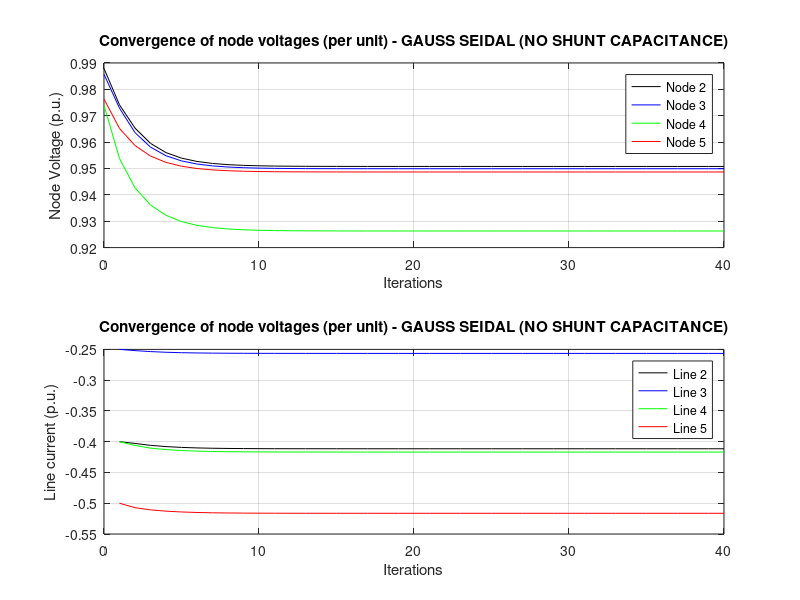

The MATLAB script that drew this image:
%  BEng Electrical and Electronic Engineering 
 
%  Module 6EJ528
 
%  Assignment – ACADEMIC YEAR …
 
%  MODELLING LOAD FLOW STUDIES USING MATLAB 

%  USING THE GAUSS SEIDAL METHOD - NO SHUNT
 
%  100448597
 
%  NETWORK (see Fig 1)
 
%  Input (1) 
%  Insert the Network Admittance Matrix 
%  (see page 2 of supplied paperwork ignoring shunt capacitive admittance)
 
format short
Y(1,1) = 10.958905 - 26.027398i;
Y(1,2) = -3.424658 + 7.534247i;
Y(1,3) = -3.424658 + 7.534247i;
Y(1,4) =  0.00;
Y(1,5) = -4.109589 + 10.958904i;
 
Y(2,1) = -3.424658 + 7.534247i;
Y(2,2) = 11.672080 - 26.090949i;
Y(2,3) = -4.123711 + 9.278351i;
Y(2,4) =  0.00;
Y(2,5) = -4.123711 + 9.278351i;
 
Y(3,1) = -3.424658 + 7.534247i;
Y(3,2) = -4.123711 + 9.278351i;
Y(3,3) = 10.475198 - 23.154061i;
Y(3,4) = -2.926829 + 6.341463i;
Y(3,5) =  0.00;
 
Y(4,1) = 0.00;
Y(4,2) = 0.00;
Y(4,3) = -2.926829 + 6.341463i;
Y(4,4) = 7.050541 - 15.619814i;
Y(4,5) = -4.123711 + 9.278351i;
 
Y(5,1) = -4.109589 + 10.958904i;
Y(5,2) = -4.123711 + 9.278351i;
Y(5,3) =  0.00;
Y(5,4) = -4.123711 + 9.278351i;
Y(5,5) = 12.357012 - 29.515606i;
 
 
%  Input (2)
%  Input the given node loadings .....see diagram on page 00 .... 
%  .... of the supplied paperwork
%  A positive (+ sign) is for generated power,
%  The negative (- sign) indicates load taken from the network.
%  Per unit loading is used with a base loading taken at 100MVA
 
P2 = - 0.4;           % p.u. active power loading
P3 = - 0.25;          % p.u. active power loading
P4 = - 0.4;           % p.u. active power loading
P5 = - 0.5;           % p.u. active power loading
 
Q2 = - 0.2i;          % p.u. reactive power loading
Q3 = - 0.15i;         % p.u. reactive power loading
Q4 = - 0.2i;          % p.u. reactive power loading
Q5 = - 0.2i;          % p.u. reactive power loading
 
%  The voltage at the generation busbar, node (1) is 1.0 p.u.  
%  This voltage is fixed and therefore determines the reference ....
%  ... or SLACK BUSBAR must be Node(1)
 
 
%  JACOBI SOLUTION
%  The number of iteration will need to be set
%  Set the value of 'l' the chosen number of iterations
%  Typically l=40 should be sufficient for this problem.
 
l = 40;                  % sets the number of iterations
m = l + 1;              % allocates the space used to store each iteration 
vector = [1:m];         % assigns a row with the appropriate spaces 
 
row = ones(size(vector));
 
Vnode1 = row;           % each node voltage has the required storage spaces
Vnode2 = row;
Vnode3 = row;
Vnode4 = row;
Vnode5 = row;
 
for n = 1:m
 
Vnode1(n) = 1.0 + 0.00i;    % inserts the assumed initial node voltages
Vnode2(n) = 1.0 + 0.00i;
Vnode3(n) = 1.0 + 0.00i;
Vnode4(n) = 1.0 + 0.00i;
Vnode5(n) = 1.0 + 0.00i;
 
end
 
 
S2star =   P2 - Q2;    % congugates of the specified node loadings 
S3star =   P3 - Q3;
S4star =   P4 - Q4;
S5star =   P5 - Q5;
 
% Now Proceed with the JACOBI SOLUTION
% Following the same method as in the worked example 
% Page 5 of the assignment notes
 
for n = 1:l
  
    
    V2star(n) =  conj(Vnode2(n));       % conjugate of V2
    V3star(n) =  conj(Vnode3(n));       % conjugate of V3
    V4star(n) =  conj(Vnode4(n));       % conjugate of V4
    V5star(n) =  conj(Vnode5(n));       % conjugate of V5
 
    %  Solving each of the values and replacing the value as soon as it is
    %  calculated
            
            I2(n) = S2star/V2star(n);
            Sum2(n) = (Y(2,1) * Vnode1(n)) + (Y(2,3) * Vnode3(n)) + (Y(2,5) * Vnode5(n));
            V2(n) =  ( I2(n) - Sum2(n) ) / Y(2,2)
            Vnode2(n) = V2(n);
            
            I3(n) = S3star/V3star(n);
            Sum3(n) = (Y(3,1) * Vnode1(n)) + (Y(3,2) * Vnode2(n)) + (Y(3,4) * Vnode4(n));
            V3(n) =  ( I3(n) - Sum3(n) ) / Y(3,3);
            Vnode3(n) = V3(n);
            
            I4(n) = S4star/V4star(n);
            Sum4(n) = (Y(4,3) * Vnode3(n)) + (Y(4,5) * Vnode5(n));
             V4(n) =  ( I4(n) - Sum4(n) ) / Y(4,4);
            Vnode4(n) = V4(n);
            
            I5(n) = S5star/V5star(n);
            Sum5(n) = (Y(5,1) * Vnode1(n)) + (Y(5,2) * Vnode2(n)) + (Y(5,4) * Vnode4(n));
            V5(n) =  ( I5(n) - Sum5(n) ) / Y(5,5);
            Vnode5(n) = V5(n);
                  
 u = 1 + n;
    
    Vnode2(u) = V2(n);
    Vnode3(u) = V3(n);
    Vnode4(u) = V4(n);
    Vnode5(u) = V5(n);

end

disp ('GAUSS SIEDAL - NO SHUNT')
disp ('   Vnode2                Vnode3             Vnode4                 Vnode5 ')
disp(':')
 
d = 0;
for c = 1:l
    fprintf(' %1.4f  %1.4fi\t, %1.4f  %1.4fi\t, %1.4f  %1.4fi\t, %1.4f  %1.4fi\n',...
        real(Vnode2(1+d)), imag(Vnode2(1+d)), real(Vnode3(1+d)),...
        imag(Vnode3(1+d)), real(Vnode4(1+d)), imag(Vnode4(1+d)), real(Vnode5(1+d)), imag(Vnode5(1+d)));
d=d+1;
end

figure(1);
clf;
subplot(2,1,1)
XAxis=0:1:l;
plot(XAxis,Vnode2,'black',XAxis,Vnode3,'blue',XAxis,Vnode4,'green',XAxis,Vnode5,'red');
grid on;
xlabel('Iterations');
ylabel('Node Voltage (p.u.)');
legend('Node 2','Node 3','Node 4','Node 5');
title('Convergence of node voltages (per unit) - GAUSS SEIDAL (NO SHUNT CAPACITANCE)');

subplot(2,1,2)
XAxis=1:1:l;
plot(XAxis,I2,'black',XAxis,I3,'blue',XAxis,I4,'green',XAxis,I5,'red');
grid on;
xlabel('Iterations');
ylabel('Line current (p.u.)');
legend('Line 2','Line 3','Line 4','Line 5');
title('Convergence of node voltages (per unit) - GAUSS SEIDAL (NO SHUNT CAPACITANCE)');













